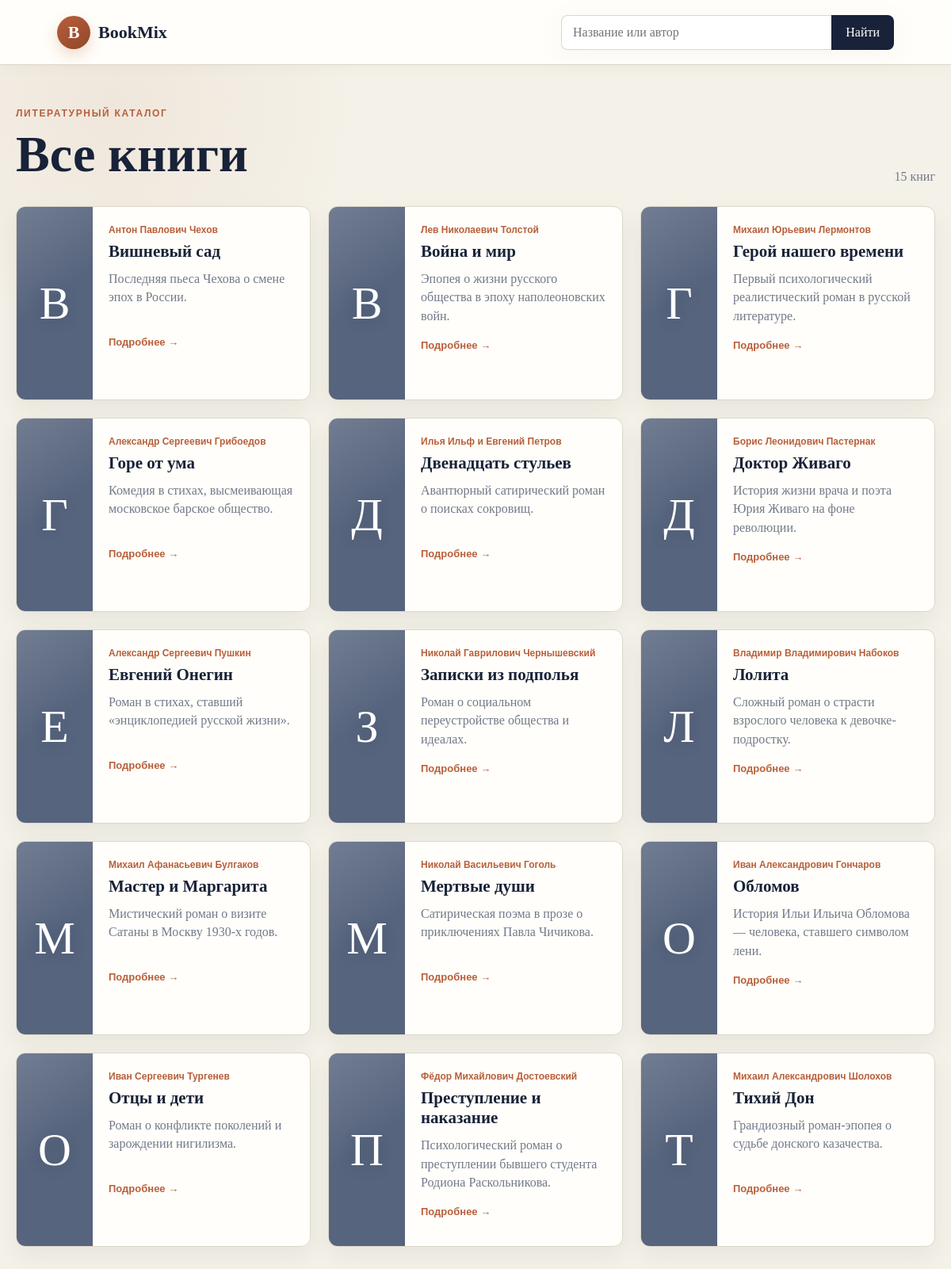
The page / on the database its author committed.
### books/models.py (models this page shows, shortened)
class Book(models.Model):
    title = models.CharField(max_length=200)
    author = models.ForeignKey(
        Author,
        on_delete=models.CASCADE,
        related_name='books'
    )
    img_src = models.URLField(blank=True, null=True)
    publication_date = models.DateField()
    short_desc = models.TextField()

class Author(models.Model):
    name = models.CharField(max_length=200)
    img_src = models.URLField(blank=True, null=True)
    years_of_age = models.CharField(max_length=50)
    bio = models.TextField()
    works = models.TextField()

### mysite/views.py (the view)
# urls.py: path('', views.home, name='home'),
def home(request):
    query = request.GET.get("q", "").strip()
    books = Book.objects.select_related("author").prefetch_related("details")
    if query:
        books = books.filter(
            Q(title__icontains=query)
            | Q(author__name__icontains=query)
            | Q(short_desc__icontains=query)
        )
    return render(
        request,
        "index.html",
        {"books": books.order_by("title"), "query": query},
    )

### mysite/templates/index.html (shortened to what this page needs)
{% load static %}
<!DOCTYPE html>
<html lang="ru">
<head>
    <link rel="stylesheet" href="{% static 'css/style.css' %}?v=20261121-2">
</head>
<body>
    <header class="site-header">
        <a class="brand" href="{% url 'home' %}">
            <span class="brand-mark">B</span>
            <span>BookMix</span>
        </a>
        <form class="search" action="{% url 'home' %}" method="get">
            <input id="q" type="search" name="q" value="{{ query }}" placeholder="Название или автор">
            <button type="submit">Найти</button>
        </form>
    </header>
    <main>
        <div class="page-heading">
            <div>
                <p class="eyebrow">Литературный каталог</p>
                <h1>{% if query %}Результаты поиска{% else %}Все книги{% endif %}</h1>
            </div>
            <span class="count">{{ books|length }} {% if books|length == 1 %}книга{% elif books|length >= 2 and books|length <= 4 %}книги{% else %}книг{% endif %}</span>
        </div>
        {% if books %}
        <section class="book-grid">
            {% for book in books %}
            <article class="book-card">
                <div class="cover" aria-hidden="true">{{ book.title|slice:":1" }}</div>
                <div class="card-body">
                    <p class="author"><a href="{% url 'author_detail' author_id=book.author_id %}">{{ book.author.name }}</a></p>
                    <h2><a href="{% url 'book_detail' book_id=book.id %}">{{ book.title }}</a></h2>
                    <p class="description">{{ book.short_desc }}</p>
                    <a class="read-more" href="{% url 'book_detail' book_id=book.id %}">Подробнее <span aria-hidden="true">→</span></a>
                </div>
            </article>
            {% endfor %}
        </section>
        {% else %}
        <section class="empty-state">
            <h2>Ничего не найдено</h2>
            <p>Попробуйте изменить название или имя автора.</p>
            <a class="read-more" href="{% url 'home' %}">Показать все книги</a>
        </section>
        {% endif %}
    </main>
</body>
</html>

### mysite/static/css/style.css (style rules this page uses)
:root { --ink: #182238; --muted: #73798a; --cream: #f4f1e8; --paper: #fffefa; --accent: #b85f3a; --accent-dark: #91472b; --line: #ddd7c9; --shadow: 0 16px 36px rgba(42, 47, 61, 0.08); }
* { box-sizing: border-box; }
html { scroll-behavior: smooth; }
body { margin: 0; color: var(--ink); background: radial-gradient(circle at 12% 8%, rgba(184, 95, 58, 0.07), transparent 19rem), var(--cream); font-family: Georgia, "Times New Roman", serif; }
a { color: inherit; transition: color 160ms ease, opacity 160ms ease; }
.site-header { min-height: 82px; padding: 18px clamp(20px, 6vw, 96px); display: flex; align-items: center; justify-content: space-between; gap: 24px; background: var(--paper); border-bottom: 1px solid var(--line); box-shadow: 0 3px 18px rgba(42, 47, 61, 0.035); }
.brand { display: flex; align-items: center; gap: 10px; text-decoration: none; font-size: 22px; font-weight: 700; }
.brand-mark { width: 42px; height: 42px; display: grid; place-items: center; color: white; background: linear-gradient(145deg, var(--accent), var(--accent-dark)); border-radius: 50%; box-shadow: 0 8px 18px rgba(184, 95, 58, 0.22); }
.search { display: flex; width: min(420px, 48vw); filter: drop-shadow(0 7px 16px rgba(42, 47, 61, 0.04)); }
.search input { flex: 1; min-width: 0; padding: 12px 14px; border: 1px solid var(--line); border-right: 0; border-radius: 8px 0 0 8px; background: white; font: inherit; transition: border-color 160ms ease, box-shadow 160ms ease; }
.search button { padding: 12px 18px; border: 0; border-radius: 0 8px 8px 0; color: white; background: var(--ink); cursor: pointer; font: inherit; transition: background 160ms ease, transform 160ms ease; }
main { width: min(1180px, calc(100% - 40px)); margin: 0 auto; padding: 54px 0 80px; }
.page-heading { display: flex; align-items: end; justify-content: space-between; margin-bottom: 28px; }
.eyebrow { margin: 0 0 8px; color: var(--accent); font-family: Arial, sans-serif; font-size: 12px; font-weight: 700; letter-spacing: 0.14em; text-transform: uppercase; }
h1, h2 { margin-top: 0; }
h1 { margin-bottom: 0; font-size: clamp(38px, 6vw, 64px); }
h2 { line-height: 1.2; }
.count { color: var(--muted); }
.book-grid { display: grid; grid-template-columns: repeat(3, minmax(0, 1fr)); gap: 22px; }
.book-card { min-height: 245px; display: grid; grid-template-columns: 96px 1fr; overflow: hidden; border: 1px solid var(--line); border-radius: 12px; background: var(--paper); box-shadow: 0 12px 30px rgba(36, 42, 55, 0.06); transition: transform 180ms ease, box-shadow 180ms ease, border-color 180ms ease; }
.cover, .detail-cover { display: grid; place-items: center; color: #fff; background: linear-gradient(145deg, rgba(255,255,255,.16), transparent 48%), #56647d; font-size: 58px; text-shadow: 0 4px 18px rgba(20, 29, 48, 0.18); }
.card-body { min-width: 0; padding: 22px 20px; }
.card-body h2 { margin: 8px 0 10px; font-size: 21px; }
.card-body h2 a, .author a, .detail-author a { text-decoration: none; }
.author { margin: 0; color: var(--accent); font-family: Arial, sans-serif; font-size: 12px; font-weight: 700; }
.description { min-height: 66px; margin: 0 0 16px; color: var(--muted); line-height: 1.45; display: -webkit-box; overflow: hidden; -webkit-box-orient: vertical; -webkit-line-clamp: 3; line-clamp: 3; }
.read-more { color: var(--accent); font-family: Arial, sans-serif; font-size: 13px; font-weight: 700; text-decoration: none; border-bottom: 1px solid transparent; }

### rows shown on the page
Book: title "В", author.name "Антон Павлович Чехов", title "Вишневый сад", short_desc "Последняя пьеса Чехова о смене эпох в России."
Book: title "В", author.name "Лев Николаевич Толстой", title "Война и мир", short_desc "Эпопея о жизни русского общества в эпоху наполеоновских войн."
Book: title "Г", author.name "Михаил Юрьевич Лермонтов", title "Герой нашего времени", short_desc "Первый психологический реалистический роман в русской литературе."
Book: title "Г", author.name "Александр Сергеевич Грибоедов", title "Горе от ума", short_desc "Комедия в стихах, высмеивающая московское барское общество."
Book: title "Д", author.name "Илья Ильф и Евгений Петров", title "Двенадцать стульев", short_desc "Авантюрный сатирический роман о поисках сокровищ."
Book: title "Д", author.name "Борис Леонидович Пастернак", title "Доктор Живаго", short_desc "История жизни врача и поэта Юрия Живаго на фоне революции."
Book: title "Е", author.name "Александр Сергеевич Пушкин", title "Евгений Онегин", short_desc "Роман в стихах, ставший «энциклопедией русской жизни»."
Book: title "З", author.name "Николай Гаврилович Чернышевский", title "Записки из подполья", short_desc "Роман о социальном переустройстве общества и идеалах."
Book: title "Л", author.name "Владимир Владимирович Набоков", title "Лолита", short_desc "Сложный роман о страсти взрослого человека к девочке-подростку."
Book: title "М", author.name "Михаил Афанасьевич Булгаков", title "Мастер и Маргарита", short_desc "Мистический роман о визите Сатаны в Москву 1930-х годов."
Book: title "М", author.name "Николай Васильевич Гоголь", title "Мертвые души", short_desc "Сатирическая поэма в прозе о приключениях Павла Чичикова."
Book: title "О", author.name "Иван Александрович Гончаров", title "Обломов", short_desc "История Ильи Ильича Обломова — человека, ставшего символом лени."
Book: title "О", author.name "Иван Сергеевич Тургенев", title "Отцы и дети", short_desc "Роман о конфликте поколений и зарождении нигилизма."
Book: title "П", author.name "Фёдор Михайлович Достоевский", title "Преступление и наказание", short_desc "Психологический роман о преступлении бывшего студента Родиона Раскольникова."
Book: title "Т", author.name "Михаил Александрович Шолохов", title "Тихий Дон", short_desc "Грандиозный роман-эпопея о судьбе донского казачества."

### other values the page prints
{{ books|length }} "15"
